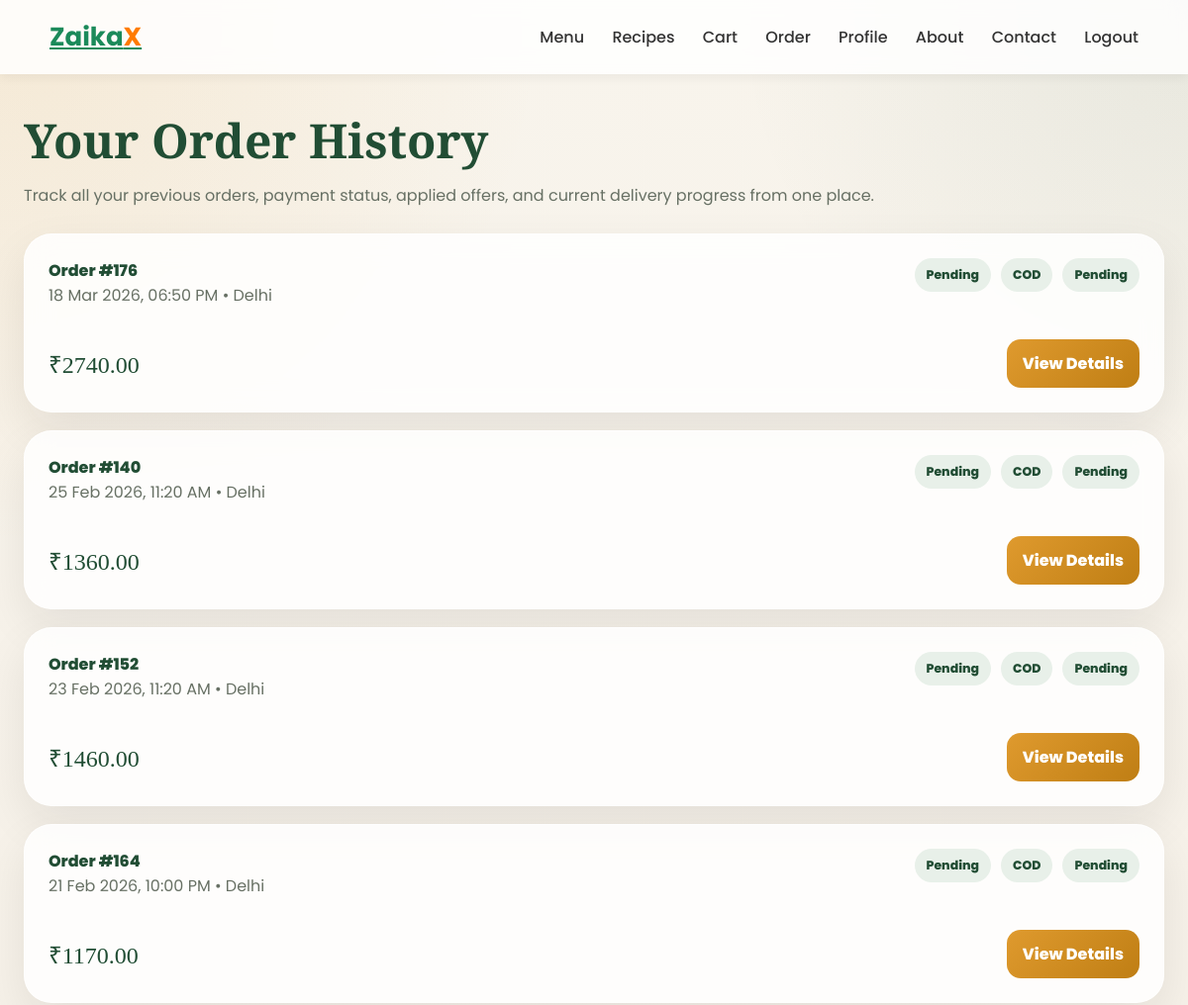
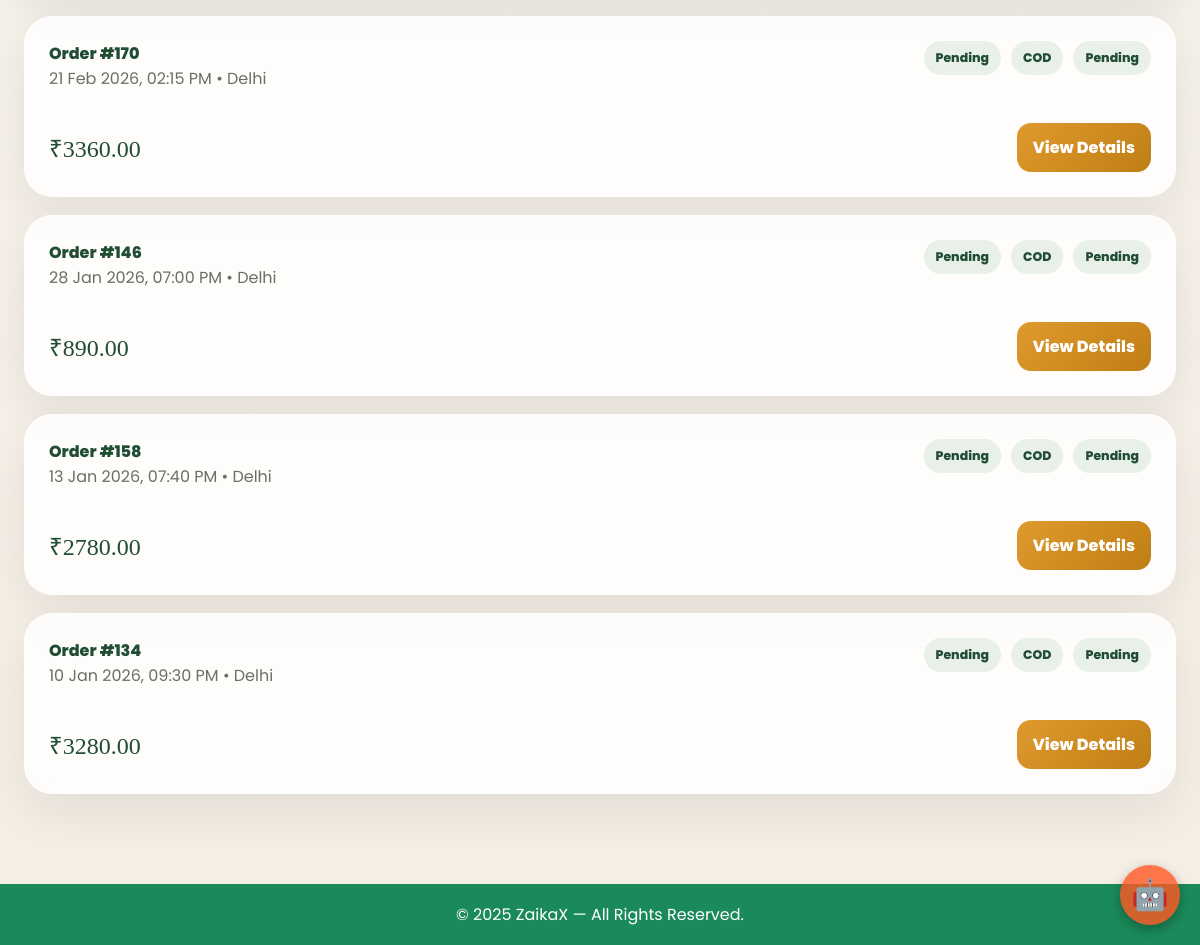
The app's page /cart/orders/ (signed in) with its own data (2 pictures, top to bottom).
### cart/models.py (models this page shows, shortened)
class Order(models.Model):
    PAYMENT_METHOD_COD = "COD"
    PAYMENT_METHOD_ONLINE = "ONLINE"
    PAYMENT_METHOD_CHOICES = [
        (PAYMENT_METHOD_COD, "Cash on Delivery"),
        (PAYMENT_METHOD_ONLINE, "Online Payment"),
    ]
    PAYMENT_PENDING = "Pending"
    PAYMENT_PAID = "Paid"
    PAYMENT_FAILED = "Failed"
    PAYMENT_STATUS_CHOICES = [
        (PAYMENT_PENDING, "Pending"),
        (PAYMENT_PAID, "Paid"),
        (PAYMENT_FAILED, "Failed"),
    ]
    user = models.ForeignKey(User, on_delete=models.CASCADE)
    applied_coupon = models.ForeignKey(Coupon, on_delete=models.SET_NULL, null=True, blank=True)
    full_name = models.CharField(max_length=100)
    phone = models.CharField(max_length=15)
    address = models.TextField()
    city = models.CharField(max_length=50)
    pincode = models.CharField(max_length=10)
    instructions = models.TextField(blank=True, null=True)
    created_at = models.DateTimeField(auto_now_add=True)
    updated_at = models.DateTimeField(auto_now=True)
    STATUS_PENDING = "Pending"
    STATUS_PLACED = "Placed"
    STATUS_PROCESSING = "Processing"
    STATUS_SHIPPED = "Shipped"
    STATUS_DELIVERED = "Delivered"
    STATUS_CANCELLED = "Cancelled"
    STATUS_CHOICES = [
        (STATUS_PENDING, "Pending"),
        (STATUS_PLACED, "Placed"),
        (STATUS_PROCESSING, "Processing"),
        (STATUS_SHIPPED, "Shipped"),
        (STATUS_DELIVERED, "Delivered"),
        (STATUS_CANCELLED, "Cancelled"),
    ]
    status = models.CharField(max_length=20, choices=STATUS_CHOICES, default=STATUS_PENDING)
    subtotal_price = models.DecimalField(max_digits=10, decimal_places=2, default=0)
    delivery_fee = models.DecimalField(max_digits=10, decimal_places=2, default=0)
    discount_amount = models.DecimalField(max_digits=10, decimal_places=2, default=0)
    total_price = models.DecimalField(max_digits=10, decimal_places=2, default=0)
    coupon_code = models.CharField(max_length=30, blank=True)
    payment_method = models.CharField(max_length=20, choices=PAYMENT_METHOD_CHOICES, default=PAYMENT_METHOD_COD)
    payment_status = models.CharField(max_length=20, choices=PAYMENT_STATUS_CHOICES, default=PAYMENT_PENDING)

### cart/views.py (the view)
# urls.py: path('orders/', views.order_history, name='order_history'),
@login_required(login_url="login")
def order_history(request):
    orders = Order.objects.filter(user=request.user).prefetch_related("items__item").order_by("-created_at")
    return render(request, "cart/order_history.html", {"orders": orders})

### cart/context_processors.py (called while the page is built)
def cart_count(request):
    if request.user.is_authenticated:
        try:
            qs = CartItem.objects.filter(user=request.user)
            total = sum(ci.quantity for ci in qs)
        except Exception:
            total = 0
        return {'cart_count': total}
    return {'cart_count': 0}

### cart/templates/cart/order_history.html (shortened to what this page needs)
{% extends 'main/base.html' %}
{% block content %}
<section class="zx-orders">
    <div class="zx-shell">
        <div class="zx-head">
            <h1>Your Order History</h1>
            <p>Track all your previous orders, payment status, applied offers, and current delivery progress from one place.</p>
        </div>
        {% if orders %}
        <div class="zx-list">
            {% for order in orders %}
            <article class="zx-card">
                <div class="zx-top">
                    <div>
                        <div class="zx-order-id">Order #{{ order.id }}</div>
                        <div class="zx-meta">{{ order.created_at|date:"d M Y, h:i A" }} • {{ order.city }}</div>
                    </div>
                    <div class="zx-badges">
                        <span class="zx-badge">{{ order.status }}</span>
                        <span class="zx-badge">{{ order.payment_method }}</span>
                        <span class="zx-badge">{{ order.payment_status }}</span>
                    </div>
                </div>
                <div class="zx-actions">
                    <div class="zx-total">&#8377;{{ order.total_price }}</div>
                    <a href="{% url 'order_detail' order.id %}" class="zx-btn">View Details</a>
                </div>
            </article>
            {% endfor %}
        </div>
        {% else %}
        <div class="zx-empty">No orders yet. Once you place one, it will appear here.</div>
        {% endif %}
    </div>
</section>
{% endblock %}

### static/css/style.css (style rules this page uses)
* { margin: 0; padding: 0; box-sizing: border-box; font-family: 'Poppins', sans-serif; }
body { background: #f8f9f3; color: #333; }
:root { --green: #1b8a5a; --orange: #ff7b00; --light-green: #e9f7f1; }

### cart/templates/cart/order_history.html (style rules this page uses)
:root { --zx-surface:rgba(255,255,255,.84);--zx-line:rgba(44,60,38,.12);--zx-text:#1d231c;--zx-muted:#677064;--zx-green:#214d34;--zx-green-soft:#e8f0e9;--zx-gold:#df9a2e;--zx-shadow:0 18px 46px rgba(23,30,21,.08) }
body { background:radial-gradient(circle at top left,rgba(223,154,46,.12),transparent 24%),radial-gradient(circle at top right,rgba(33,77,52,.08),transparent 20%),linear-gradient(180deg,#f8f4ec 0%,#f4eee5 100%)!important }
.zx-orders { font-family:'Manrope',sans-serif;color:var(--zx-text);padding:34px 0 90px }
.zx-shell { width:min(1200px,calc(100% - 48px));margin:0 auto }
.zx-head { margin-bottom:24px }
.zx-head h1 { margin:0 0 10px;font-family:'Playfair Display',serif;font-size:clamp(2.4rem,4vw,4rem);color:var(--zx-green) }
.zx-head p { margin:0;color:var(--zx-muted);line-height:1.75 }
.zx-list { display:grid;gap:18px }
.zx-card { background:var(--zx-surface);border:1px solid rgba(255,255,255,.65);backdrop-filter:blur(14px);box-shadow:var(--zx-shadow);border-radius:28px;padding:24px }
.zx-top { display:flex;justify-content:space-between;gap:16px;align-items:start;margin-bottom:16px }
.zx-order-id { font-weight:800;color:var(--zx-green) }
.zx-meta { color:var(--zx-muted) }
.zx-badges { display:flex;gap:10px;flex-wrap:wrap }
.zx-badge { display:inline-flex;padding:8px 12px;border-radius:999px;background:var(--zx-green-soft);color:var(--zx-green);font-size:.78rem;font-weight:800 }
.zx-actions { display:flex;justify-content:space-between;gap:16px;align-items:center;flex-wrap:wrap }
.zx-total { font-family:'Playfair Display',serif;font-size:1.5rem;color:var(--zx-green) }
.zx-btn { display:inline-flex;align-items:center;justify-content:center;padding:12px 16px;border-radius:14px;background:linear-gradient(135deg,var(--zx-gold) 0%,#bf7e14 100%);color:#fff;text-decoration:none;font-weight:800 }

### records on screen
Order: id "176", created_at "18 Mar 2026, 06:50 PM", city "Delhi", status "Pending", payment_method "COD", payment_status "Pending", total_price "2740.00"
Order: id "140", created_at "25 Feb 2026, 11:20 AM", city "Delhi", status "Pending", payment_method "COD", payment_status "Pending", total_price "1360.00"
Order: id "152", created_at "23 Feb 2026, 11:20 AM", city "Delhi", status "Pending", payment_method "COD", payment_status "Pending", total_price "1460.00"
Order: id "164", created_at "21 Feb 2026, 10:00 PM", city "Delhi", status "Pending", payment_method "COD", payment_status "Pending", total_price "1170.00"
Order: id "170", created_at "21 Feb 2026, 02:15 PM", city "Delhi", status "Pending", payment_method "COD", payment_status "Pending", total_price "3360.00"
Order: id "146", created_at "28 Jan 2026, 07:00 PM", city "Delhi", status "Pending", payment_method "COD", payment_status "Pending", total_price "890.00"
Order: id "158", created_at "13 Jan 2026, 07:40 PM", city "Delhi", status "Pending", payment_method "COD", payment_status "Pending", total_price "2780.00"
Order: id "134", created_at "10 Jan 2026, 09:30 PM", city "Delhi", status "Pending", payment_method "COD", payment_status "Pending", total_price "3280.00"
